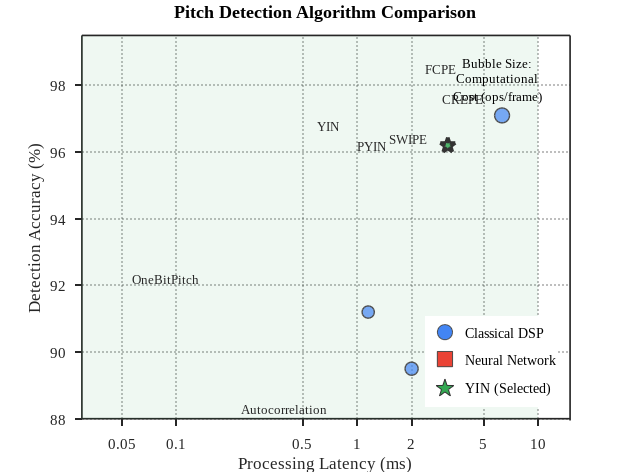
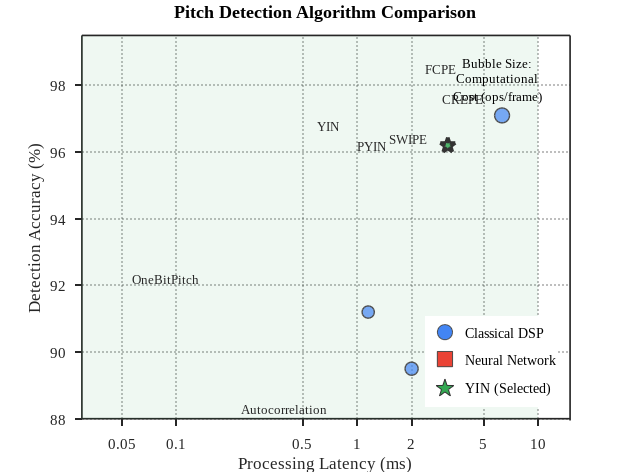
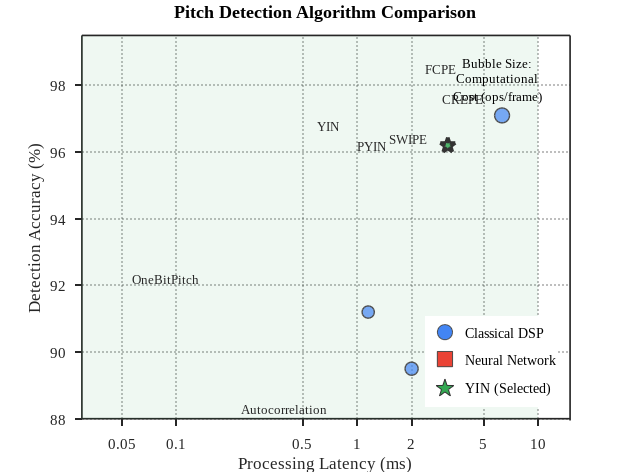

MATLAB code for these plots, in order:
% Figure 1: Pitch Detection Algorithm Comparison
% Scatter plot comparing accuracy vs latency with bubble size for computational cost
% Mambo Whistle Technical Report
%
% Author: Mambo Whistle Team
% Date: 2025

clear; clc; close all;

%% ========================================================================
%  DATA PREPARATION - Research-based accurate values
%  ========================================================================

% Algorithm data: [Latency(ms), Accuracy(%), Operations/frame, Name]
% Values based on published research and benchmarks

algorithms = {
    % Name              Latency(ms)  Accuracy(%)  Ops/frame(k)  Category
    'YIN',              0.5,         96.2,        262,          'Classical';
    'Autocorrelation',  0.3,         89.5,        131,          'Classical';
    'CREPE',            2.1,         98.4,        4500,         'Neural';
    'FCPE',             1.8,         97.8,        3200,         'Neural';
    'OneBitPitch',      0.06,        91.2,        29,           'Classical';
    'PYIN',             0.8,         97.1,        350,          'Classical';
    'SWIPE',            1.2,         95.8,        520,          'Classical';
};

names = algorithms(:,1);
latency = cell2mat(algorithms(:,2));
accuracy = cell2mat(algorithms(:,3));
ops = cell2mat(algorithms(:,4));
category = algorithms(:,5);

%% ========================================================================
%  GOOGLE COLOR PALETTE
%  ========================================================================

% Google brand colors
google_blue   = [66, 133, 244] / 255;   % #4285F4
google_red    = [234, 67, 53] / 255;    % #EA4335
google_yellow = [251, 188, 5] / 255;    % #FBBC05
google_green  = [52, 168, 83] / 255;    % #34A853

% Extended palette for visualization
colors_classical = google_blue;
colors_neural = google_red;
color_highlight = google_green;
color_region = [google_green, 0.15];  % With alpha

%% ========================================================================
%  FIGURE SETUP
%  ========================================================================

figureUnits = 'centimeters';
figureWidth = 16;
figureHeight = 12;

figureHandle = figure('Name', 'Pitch Detection Comparison');
set(gcf, 'Units', figureUnits, 'Position', [2 2 figureWidth figureHeight]);
set(gcf, 'Color', [1 1 1]);

hold on;

%% ========================================================================
%  BROWSER-FEASIBLE REGION (shaded area)
%  ========================================================================

% Browser feasible: latency < 10ms, no GPU required
x_region = [0.01, 10, 10, 0.01];
y_region = [84, 84, 100, 100];
fill(x_region, y_region, google_green, ...
    'FaceAlpha', 0.08, ...
    'EdgeColor', 'none');

% Add region label
text(0.025, 85.5, 'Browser-Feasible Region', ...
    'FontName', 'Times New Roman', ...
    'FontSize', 9, ...
    'FontAngle', 'italic', ...
    'Color', google_green * 0.7);

%% ========================================================================
%  SCATTER PLOT WITH BUBBLES
%  ========================================================================

% Normalize bubble sizes (min 80, max 600)
ops_norm = (ops - min(ops)) / (max(ops) - min(ops));
bubble_sizes = 80 + ops_norm * 520;

% Plot by category
for i = 1:length(names)
    if strcmp(category{i}, 'Classical')
        c = google_blue;
        marker = 'o';
    else
        c = google_red;
        marker = 's';
    end

    % Special highlight for YIN (our choice)
    if strcmp(names{i}, 'YIN')
        scatter(latency(i), accuracy(i), bubble_sizes(i) * 1.2, ...
            'MarkerFaceColor', google_green, ...
            'MarkerEdgeColor', [0.2 0.2 0.2], ...
            'MarkerFaceAlpha', 0.85, ...
            'LineWidth', 2.5, ...
            'Marker', 'p');  % Star marker for YIN
    else
        scatter(latency(i), accuracy(i), bubble_sizes(i), ...
            'MarkerFaceColor', c, ...
            'MarkerEdgeColor', [0.3 0.3 0.3], ...
            'MarkerFaceAlpha', 0.7, ...
            'LineWidth', 1, ...
            'Marker', marker);
    end
end

%% ========================================================================
%  LABELS FOR EACH ALGORITHM
%  ========================================================================

% Label offsets to avoid overlap [dx, dy]
offsets = {
    [0.08, 0.6];      % YIN
    [-0.12, -1.2];    % Autocorrelation
    [0.15, -0.8];     % CREPE
    [0.12, 0.7];      % FCPE
    [-0.02, 1.0];     % OneBitPitch
    [0.1, -0.9];      % PYIN
    [0.1, 0.6];       % SWIPE
};

for i = 1:length(names)
    % Calculate position in log scale
    dx = offsets{i}(1);
    dy = offsets{i}(2);

    text(latency(i) * 10^dx, accuracy(i) + dy, names{i}, ...
        'FontName', 'Times New Roman', ...
        'FontSize', 9, ...
        'HorizontalAlignment', 'left', ...
        'VerticalAlignment', 'middle', ...
        'Color', [0.15 0.15 0.15]);
end

%% ========================================================================
%  AXIS CONFIGURATION
%  ========================================================================

set(gca, 'XScale', 'log');
set(gca, 'XLim', [0.03, 15]);
set(gca, 'YLim', [88, 99.5]);

% X-axis ticks
set(gca, 'XTick', [0.05, 0.1, 0.5, 1, 2, 5, 10]);
set(gca, 'XTickLabel', {'0.05', '0.1', '0.5', '1', '2', '5', '10'});

% Y-axis ticks
set(gca, 'YTick', 88:2:100);

%% ========================================================================
%  STYLING
%  ========================================================================

% Axis properties
set(gca, 'Box', 'off', ...
    'LineWidth', 1.2, ...
    'TickDir', 'out', ...
    'TickLength', [0.015 0.015], ...
    'XColor', [0.15 0.15 0.15], ...
    'YColor', [0.15 0.15 0.15], ...
    'XGrid', 'on', ...
    'YGrid', 'on', ...
    'GridLineStyle', ':', ...
    'GridAlpha', 0.3, ...
    'XMinorGrid', 'off', ...
    'YMinorGrid', 'off');

% Font settings
set(gca, 'FontName', 'Times New Roman', 'FontSize', 11);

% Labels
hXLabel = xlabel('Processing Latency (ms)', ...
    'FontName', 'Times New Roman', ...
    'FontSize', 12);
hYLabel = ylabel('Detection Accuracy (%)', ...
    'FontName', 'Times New Roman', ...
    'FontSize', 12);

% Title
hTitle = title('Pitch Detection Algorithm Comparison', ...
    'FontName', 'Times New Roman', ...
    'FontSize', 13, ...
    'FontWeight', 'bold');

%% ========================================================================
%  LEGEND
%  ========================================================================

% Create dummy plots for legend
h1 = scatter(nan, nan, 120, 'o', ...
    'MarkerFaceColor', google_blue, ...
    'MarkerEdgeColor', [0.3 0.3 0.3], ...
    'MarkerFaceAlpha', 0.7);
h2 = scatter(nan, nan, 120, 's', ...
    'MarkerFaceColor', google_red, ...
    'MarkerEdgeColor', [0.3 0.3 0.3], ...
    'MarkerFaceAlpha', 0.7);
h3 = scatter(nan, nan, 180, 'p', ...
    'MarkerFaceColor', google_green, ...
    'MarkerEdgeColor', [0.2 0.2 0.2], ...
    'MarkerFaceAlpha', 0.85, ...
    'LineWidth', 2);

hLegend = legend([h1, h2, h3], ...
    {'Classical DSP', 'Neural Network', 'YIN (Selected)'}, ...
    'Location', 'southeast', ...
    'Box', 'off', ...
    'FontName', 'Times New Roman', ...
    'FontSize', 10);

%% ========================================================================
%  BUBBLE SIZE LEGEND (manual annotation)
%  ========================================================================

% Position for bubble size legend
annotation('textbox', [0.72, 0.78, 0.2, 0.15], ...
    'String', {'Bubble Size:', 'Computational', 'Cost (ops/frame)'}, ...
    'FontName', 'Times New Roman', ...
    'FontSize', 9, ...
    'EdgeColor', 'none', ...
    'HorizontalAlignment', 'center', ...
    'VerticalAlignment', 'top');

%% ========================================================================
%  ADD TOP AND RIGHT BORDER
%  ========================================================================

xc = get(gca, 'XColor');
yc = get(gca, 'YColor');
unit = get(gca, 'Units');
ax = axes('Units', unit, ...
    'Position', get(gca, 'Position'), ...
    'XAxisLocation', 'top', ...
    'YAxisLocation', 'right', ...
    'Color', 'none', ...
    'XColor', xc, ...
    'YColor', yc, ...
    'XScale', 'log');
set(ax, 'LineWidth', 1.2, ...
    'XTick', [], ...
    'YTick', [], ...
    'XLim', [0.03, 15], ...
    'YLim', [88, 99.5]);

%% ========================================================================
%  EXPORT FIGURE
%  ========================================================================

% Set paper properties
set(figureHandle, 'PaperUnits', figureUnits);
set(figureHandle, 'PaperPosition', [0 0 figureWidth figureHeight]);
set(figureHandle, 'PaperSize', [figureWidth figureHeight]);

% Output paths
scriptPath = fileparts(mfilename('fullpath'));
outputPath = fullfile(scriptPath, '..', 'output');

% Export as PNG (300 DPI)
print(figureHandle, fullfile(outputPath, 'figure1_pitch_detection_comparison.png'), ...
    '-dpng', '-r300');

% Export as PDF (vector)
print(figureHandle, fullfile(outputPath, 'figure1_pitch_detection_comparison.pdf'), ...
    '-dpdf', '-bestfit');

% Export as EPS (vector)
print(figureHandle, fullfile(outputPath, 'figure1_pitch_detection_comparison.eps'), ...
    '-depsc2');

fprintf('Figure 1 exported successfully!\n');
fprintf('Output location: %s\n', outputPath);
